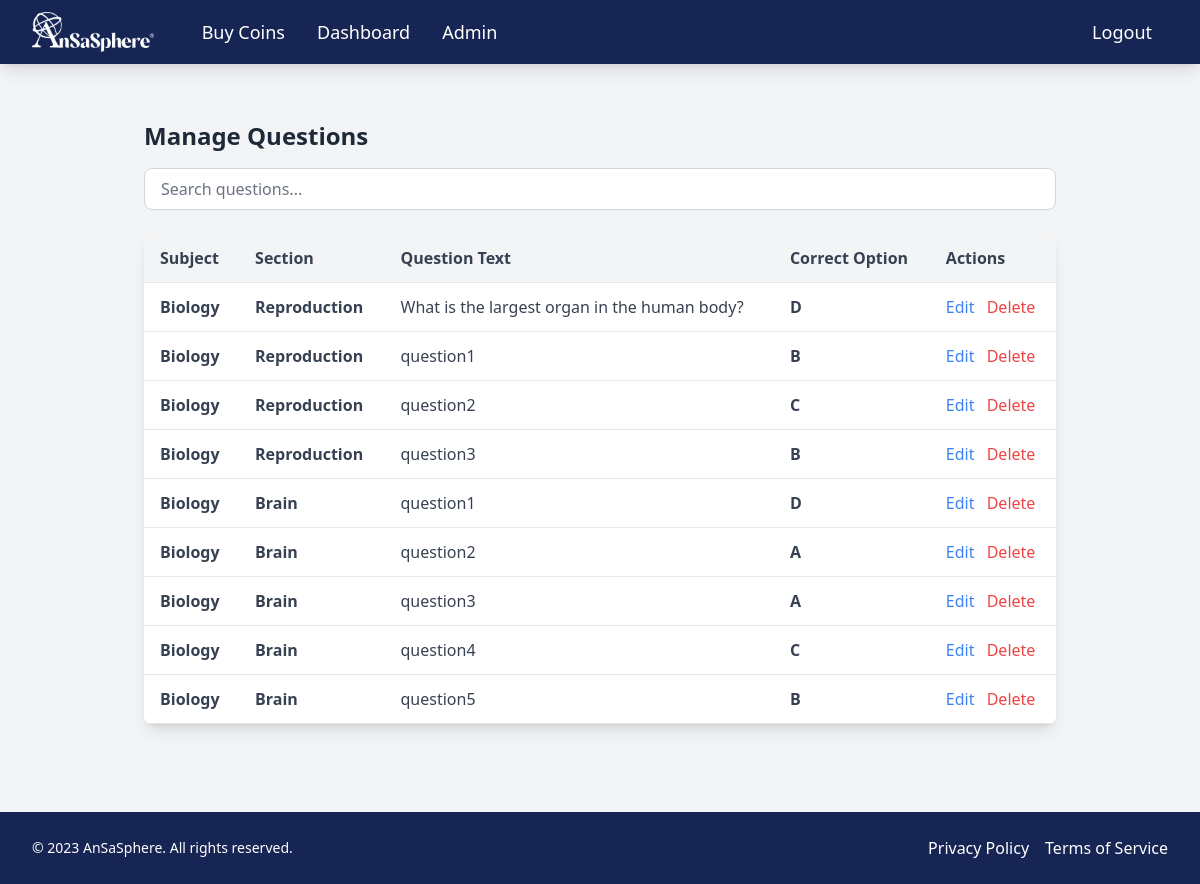
Screenshot of /admin_dashboard/questions/ (signed in) with the database file from the repository.
### eduPathCare/models.py (models this page shows, shortened)
class Question(models.Model):
    OPTION_CHOICES = [
        ('a', 'A'),
        ('b', 'B'),
        ('c', 'C'),
        ('d', 'D'),
    ]
    question_id = models.AutoField(primary_key=True)
    section = models.ForeignKey(Section, on_delete=models.CASCADE)
    question_text = models.TextField()
    option_a = models.TextField()
    option_b = models.TextField()
    option_c = models.TextField()
    option_d = models.TextField()
    correct_option = models.CharField(max_length=1, choices=OPTION_CHOICES)
    explanation_a = models.TextField()
    explanation_b = models.TextField()
    explanation_c = models.TextField()
    explanation_d = models.TextField()
    created_at = models.DateTimeField(auto_now_add=True)
    updated_at = models.DateTimeField(auto_now=True)

class Section(models.Model):
    section_id = models.AutoField(primary_key=True)
    subject = models.ForeignKey(Subject, on_delete=models.CASCADE)
    section_name = models.CharField(max_length=255)
    section_order = models.PositiveIntegerField()
    text_content = models.TextField()
    image_content = models.URLField(blank=True, null=True)
    created_at = models.DateTimeField(auto_now_add=True)
    updated_at = models.DateTimeField(auto_now=True)
    is_completed = models.BooleanField(default=False)
    def __str__(self):
        return self.section_name

class Subject(models.Model):
    subject_id = models.AutoField(primary_key=True)
    subject_name = models.CharField(max_length=255)
    description = models.TextField()
    price = models.PositiveIntegerField(default=0)  # Change to coins (integer)
    featured = models.BooleanField(default=False)
    def __str__(self):
        return self.subject_name

### eduPathCare/views_admin.py (the view)
@login_required
@user_passes_test(lambda u: u.is_superuser)
def manage_questions(request):
    questions = Question.objects.all()
    return render(request, 'admin/manage_questions.html', {'questions': questions})

### eduPathCare/templates/admin/manage_questions.html (shortened to what this page needs)
{% extends 'base.html' %}
{% block content %}
<div class="container mx-auto p-6">
    <h1 class="text-2xl font-bold mb-4 text-gray-800">Manage Questions</h1>
    <div class="mb-6">
        <input
            type="text"
            id="search-input"
            placeholder="Search questions..."
            class="w-full px-4 py-2 border border-gray-300 rounded-lg focus:ring-2 focus:ring-blue-500 focus:border-blue-500 transition duration-300"
        />
    </div>
    <div class="mt-6 overflow-x-auto bg-white rounded-lg shadow-lg">
        <table class="min-w-full bg-white" id="questions-table">
            <thead class="bg-gray-100">
                <tr>
                    <th class="py-3 px-4 border-b text-left text-gray-700">Subject</th>
                    <th class="py-3 px-4 border-b text-left text-gray-700">Section</th>
                    <th class="py-3 px-4 border-b text-left text-gray-700">Question Text</th>
                    <th class="py-3 px-4 border-b text-left text-gray-700">Correct Option</th>
                    <th class="py-3 px-4 border-b text-left text-gray-700">Actions</th>
                </tr>
            </thead>
            <tbody>
                {% for question in questions %}
                <tr class="question-row hover:bg-gray-50 transition duration-200 ease-in-out">
                    <td class="py-3 px-4 border-b text-gray-700"><b>{{ question.section.subject }}</b></td>
                    <td class="py-3 px-4 border-b text-gray-700"><b>{{ question.section }}</b></td>
                    <td class="py-3 px-4 border-b text-gray-700">{{ question.question_text | safe }}</td>
                    <td class="py-3 px-4 border-b text-gray-700"><b>{{ question.correct_option | upper }}</b></td>
                    <td class="py-3 px-4 border-b">
                        <a href="#" class="text-blue-500 hover:text-blue-600 transition duration-200 ease-in-out">Edit</a>
                        <a href="#" class="text-red-500 hover:text-red-600 ml-2 transition duration-200 ease-in-out">Delete</a>
                    </td>
                </tr>
                {% endfor %}
            </tbody>
        </table>
    </div>
</div>
{% endblock %}

### rows the page displays
Question: section.subject "Biology", section "Reproduction", question_text "What is the largest organ in the human body?", correct_option "D"
Question: section.subject "Biology", section "Reproduction", question_text "question1", correct_option "B"
Question: section.subject "Biology", section "Reproduction", question_text "question2", correct_option "C"
Question: section.subject "Biology", section "Reproduction", question_text "question3", correct_option "B"
Question: section.subject "Biology", section "Brain", question_text "question1", correct_option "D"
Question: section.subject "Biology", section "Brain", question_text "question2", correct_option "A"
Question: section.subject "Biology", section "Brain", question_text "question3", correct_option "A"
Question: section.subject "Biology", section "Brain", question_text "question4", correct_option "C"
Question: section.subject "Biology", section "Brain", question_text "question5", correct_option "B"
